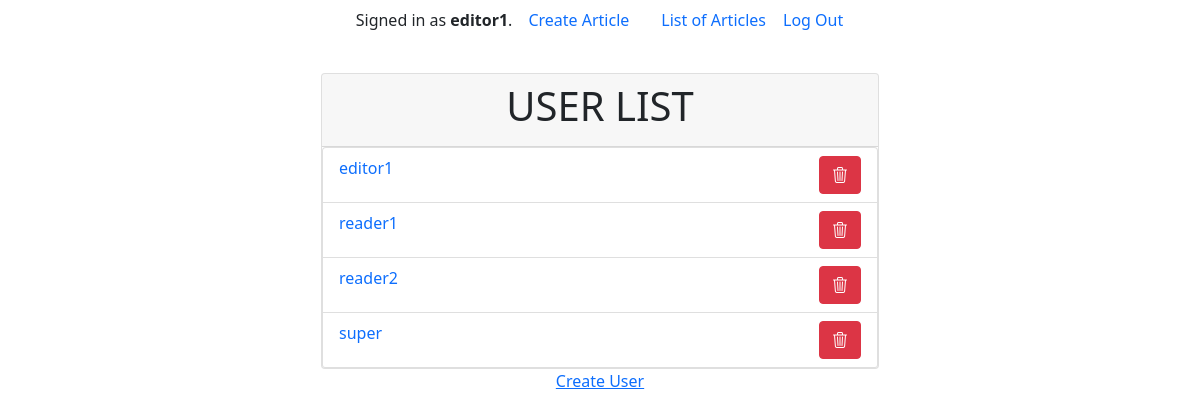
The page /management/users/ (signed in) on the database as committed earlier.
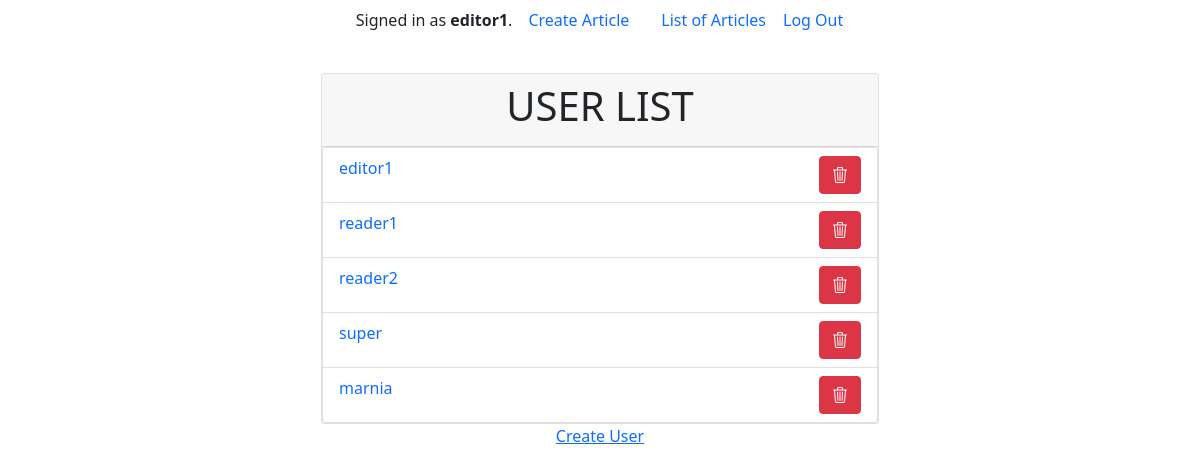
The same page on the database as committed later.
### news/models.py (models this page shows)
class User(AbstractUser):
    is_editor = models.BooleanField(default=False)
    is_reader = models.BooleanField(default=True)
    groups = models.ManyToManyField(
        Group,
        related_name='news_user_set',  # Add this line
        blank=True,
        help_text='The groups this user belongs to.',
        verbose_name='groups',
    )
    user_permissions = models.ManyToManyField(
        Permission,
        related_name='news_user_permissions_set',  # Add this line
        blank=True,
        help_text='Specific permissions for this user.',
        verbose_name='user permissions',
    )

### user_management/views.py (the view)
# urls.py: path('users/', views.user_list, name='user_list'),
@login_required(login_url=reverse_lazy('login'))
def user_list(request):
    users = User.objects.all()
    return render(request, 'user_management/user_list.html', {'users': users})

### user_management/templates/user_management/user_list.html (shortened to what this page needs)
{% extends "user_management/layout.html" %}
{% block body %}
<div class="card w-50">
  <div class="card-header">
    <h1 class="text-center text-uppercase">
      User List
    </h1>
  </div>
  <div class="list-group">
    {% for user in users %}
    <div href="{% url 'user_detail' user.id %}"
    class="list-group-item list-group-item-action d-flex flex-row justify-content-between"
    aria-current="true">
    <a href="{% url 'user_detail' user.id %}"
    class="text-decoration-none col-10"
    aria-current="true">
      {{ user.username }}
    </a>
    <form method="post" action="{% url 'user_delete' user.id %}">
      <button class="btn btn-danger">
        <i class="bi bi-trash3"></i>
      </button>
    </form>
    </div>
    {% endfor %}
  </div>
</div>
<a href="{% url 'user_create' %}">
  Create User
</a>
{% endblock %}

### user_management/templates/user_management/layout.html (shortened to what this page needs)
{% load static %}
<!DOCTYPE html>
<html lang="en">
    <head>
        <link href="https://cdn.jsdelivr.net/npm/bootstrap@5.0.2/dist/css/bootstrap.min.css" rel="stylesheet">
        <link rel="stylesheet" href="https://cdn.jsdelivr.net/npm/bootstrap-icons@1.11.3/font/bootstrap-icons.min.css">
        <link rel="stylesheet" href="{% static 'user_management/styles.css' %}">
    </head>
    <body>
        <div class="container min-vh-100 d-flex align-items-center flex-column">
            <ul class="nav">
                <li class="nav-item my-auto">
                    {% if user.is_authenticated %}
                        Signed in as <strong>{{ user.username }}</strong>.
                    {% else %}
                        Not signed in.
                    {% endif %}
                </li>
                {% if user.is_authenticated %}
                    {% if user.is_superuser %}
                        <li class="nav-item my-auto">
                            <a class="nav-link" href="/user_management/users/">User List</a>
                        </li>
                        <li class="nav-item my-auto">
                            <a class="nav-link" href="/user_management/users/create/">Create User</a>
                        </li>
                    {% elif user.is_editor %}
                        <li class="nav-item my-auto">
                            <a class="nav-link" href="news:article_create">Create Article</a>
                        </li>
                        <li class="nav-item my-auto">
                            <a class="nav-link" href="/">List of Articles</a>
                        </li>
                    {% endif %}
                    <li class="nav-item my-auto">
                        <form method="post" action="{% url 'management:logout' %}">
                            <button type="submit" class="btn btn-link nav-link" style="padding: 0;">Log Out</button>
                        </form>
                    </li>
            {% endif %}
            </ul>
            {% block body %}
            {% endblock %}
        </div>
    </body>
</html>

Rows that differ between the two databases and show on the page:
added User: username "marnia"
